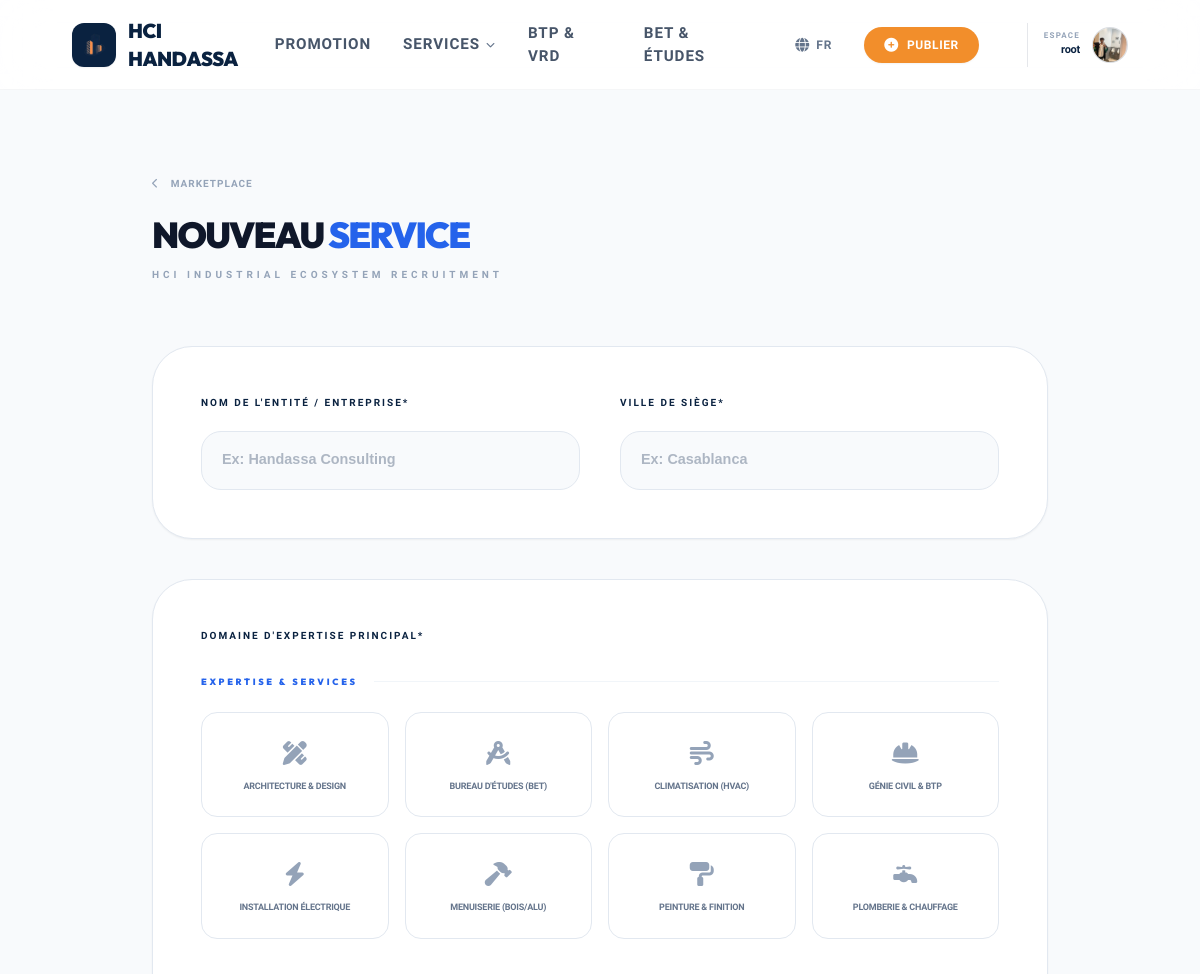
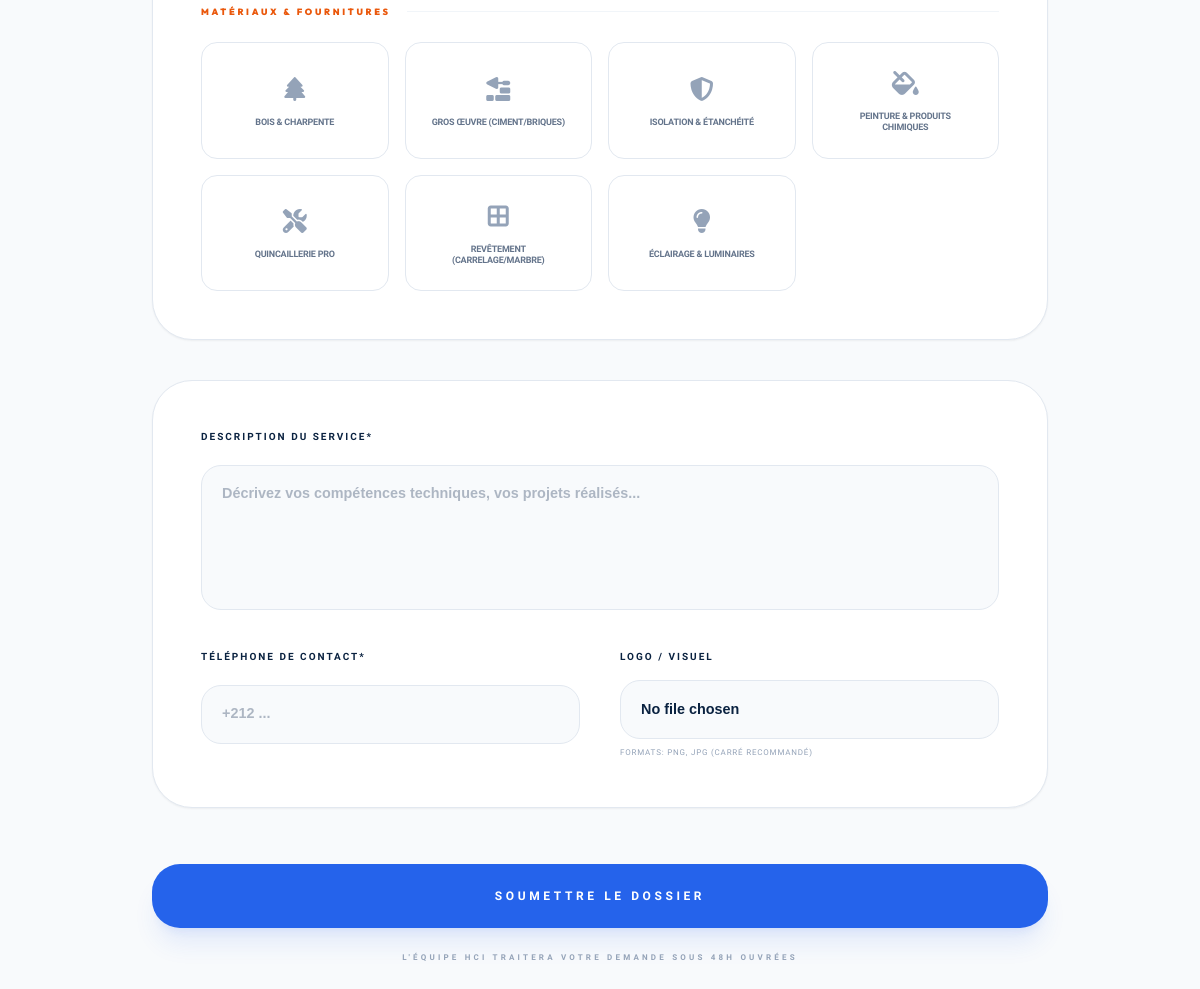
Screenshot of /fr/services/publier/ (signed in) with the database file from the repository (2 pictures, top to bottom).
### management/models.py (models this page shows, shortened)
class Profile(models.Model):
    user = models.OneToOneField(User, on_delete=models.CASCADE)
    is_approved_editor = models.BooleanField(default=False)
    phone_number = models.CharField(max_length=20, blank=True, verbose_name="Téléphone")
    image = models.ImageField(default='default.jpg', upload_to='profile_pics')
    bio = models.TextField(max_length=500, blank=True)
    user_type = models.CharField(max_length=20, choices=[
        ('client', 'Client'),
        ('partner', 'Partenaire HCI')
    ], default='client')

class Category(models.Model):
    SERVICE_TYPES = [
        ('prestataire', 'Prestataire (Expert/Artisan)'),
        ('matiere', 'Matière (Matériaux/Fournitures)'),
    ]
    name = models.CharField(max_length=100)
    type = models.CharField(max_length=20, choices=SERVICE_TYPES)
    icon_class = models.CharField(max_length=50, default="fa-solid fa-cube",
                                help_text="FontAwesome class (ex: fa-helmet-safety)")
    class Meta:
        verbose_name_plural = "Categories"

### management/views.py (the view, shortened to what this page needs)
# urls.py: path('services/publier/', views.create_service, name='create_service'),
@login_required(login_url='login') # Make sure 'login' matches your login URL name
def create_service(request):
    categories = Category.objects.all().order_by('type', 'name')
    context = {
        'categories': categories
    }
    categories = Category.objects.all().order_by('name')
    return render(request, 'management/services_form.html', context)

### management/templates/management/services_form.html (shortened to what this page needs)
{% extends "management/base.html" %}
{% load static %}
{% load i18n %}
{% block content %}
<div class="min-h-screen bg-slate-50 py-20 px-[6%]">
    <div class="max-w-4xl mx-auto">
        <div class="mb-16">
            <a href="{% url 'services_list' %}" class="text-[10px] font-black uppercase tracking-widest text-slate-400 hover:text-blue-600 transition-all mb-6 inline-block">
                <i class="fa-solid fa-chevron-left mr-2"></i> Marketplace
            </a>
            <h1 class="text-4xl font-black uppercase tracking-tighter text-slate-900">
                NOUVEAU <span class="text-blue-600">SERVICE</span>
            </h1>
            <p class="text-slate-400 text-[10px] font-bold uppercase tracking-[0.4em] mt-3">HCI Industrial Ecosystem Recruitment</p>
        </div>
        <form method="POST" enctype="multipart/form-data" class="space-y-10">
            <div class="bg-white border border-slate-200 p-8 md:p-12 rounded-[2.5rem] shadow-sm">
                <div class="grid grid-cols-1 md:grid-cols-2 gap-10">
                    <div class="space-y-2">
                        <label class="hci-label">Nom de l'entité / Entreprise*</label>
                        <input type="text" name="name" placeholder="Ex: Handassa Consulting" class="hci-field" required>
                    </div>
                    <div class="space-y-2">
                        <label class="hci-label">Ville de siège*</label>
                        <input type="text" name="city" placeholder="Ex: Casablanca" class="hci-field" required>
                    </div>
                </div>
            </div>
            <div class="bg-white border border-slate-200 p-8 md:p-12 rounded-[2.5rem] shadow-sm">
                <label class="hci-label mb-8">Domaine d'expertise principal*</label>
                <div class="prestataire-section">
                    <h4 class="text-[9px] font-black text-blue-600 uppercase tracking-[0.3em] mb-6 flex items-center gap-4">
                        <span>Expertise & Services</span>
                        <div class="h-[1px] flex-1 bg-slate-100"></div>
                    </h4>
                    <div class="grid grid-cols-2 sm:grid-cols-3 lg:grid-cols-4 gap-4 mb-10">
                        {% for cat in categories %}
                            {% if cat.type == 'prestataire' %}
                            <label class="relative cursor-pointer group">
                                <div class="category-card rounded-2xl p-6 text-center h-full flex flex-col items-center justify-center border border-slate-200">
                                    <i class="{{ cat.icon_class }} text-2xl mb-3 text-slate-400 group-hover:text-blue-600 transition-colors"></i>
                                    <span class="text-[9px] font-black uppercase tracking-tight text-slate-500 leading-tight">{{ cat.name }}</span>
                                </div>
                            </label>
                            {% endif %}
                        {% endfor %}
                    </div>
                </div>
                <div class="matiere-section">
                    <h4 class="text-[9px] font-black text-orange-600 uppercase tracking-[0.3em] mb-6 flex items-center gap-4">
                        <span>Matériaux & Fournitures</span>
                        <div class="h-[1px] flex-1 bg-slate-100"></div>
                    </h4>
                    <div class="grid grid-cols-2 sm:grid-cols-3 lg:grid-cols-4 gap-4">
                        {% for cat in categories %}
                            {% if cat.type == 'matiere' %}
                            <label class="relative cursor-pointer group">
                                <div class="category-card rounded-2xl p-6 text-center h-full flex flex-col items-center justify-center border border-slate-200">
                                    <i class="{{ cat.icon_class }} text-2xl mb-3 text-slate-400 group-hover:text-orange-600 transition-colors"></i>
                                    <span class="text-[9px] font-black uppercase tracking-tight text-slate-500 leading-tight">{{ cat.name }}</span>
                                </div>
                            </label>
                            {% endif %}
                        {% endfor %}
                    </div>
                </div>
            </div>
            <div class="bg-white border border-slate-200 p-8 md:p-12 rounded-[2.5rem] shadow-sm space-y-8">
                <div class="space-y-2">
                    <label class="hci-label">Description du Service*</label>
                    <textarea name="description" rows="5" placeholder="Décrivez vos compétences techniques, vos projets réalisés..." class="hci-field resize-none" required></textarea>
                </div>
                <div class="grid grid-cols-1 md:grid-cols-2 gap-10">
                    <div class="space-y-2">
                        <label class="hci-label">Téléphone de contact*</label>
                        <input type="text" name="phone" placeholder="+212 ..." class="hci-field" required>
                    </div>
                    <div class="space-y-4">
                        <label class="hci-label">Logo / Visuel</label>
                        <div class="flex items-center gap-6">
                            <div class="flex-1">
                                <input type="file" name="logo" id="logo-id" class="hci-field file:hidden cursor-pointer" onchange="previewImage(this)">
                                <p class="text-[8px] text-slate-400 uppercase mt-2 tracking-widest">Formats: PNG, JPG (Carré recommandé)</p>
                            </div>
                        </div>
                    </div>
                </div>
            </div>
            <div class="pt-4">
                <button type="submit" class="w-full bg-blue-600 text-white font-black py-6 rounded-[1.75rem] uppercase tracking-[0.3em] text-xs hover:bg-slate-900 transition-all shadow-xl shadow-blue-600/10 active:scale-[0.99]">
                    Soumettre le dossier
                </button>
                <p class="text-center text-[8px] text-slate-400 uppercase mt-6 font-bold tracking-[0.4em]">L'équipe HCI traitera votre demande sous 48h ouvrées</p>
            </div>
        </form>
    </div>
</div>
{% endblock %}

### management/templates/management/base.html (shortened to what this page needs)
{% load i18n %}
{% load static %}
<!DOCTYPE html>
{% get_current_language as LANGUAGE_CODE %}
<html lang="{{ LANGUAGE_CODE|default:'fr' }}" dir="{% if LANGUAGE_CODE == 'ar' %}rtl{% else %}ltr{% endif %}" class="scroll-smooth">
<head>
    <script src="https://cdn.tailwindcss.com"></script>
    <link rel="stylesheet" href="https://cdnjs.cloudflare.com/ajax/libs/font-awesome/6.4.0/css/all.min.css">
</head>
<body>
    <nav class="topbar" id="navbar">
        <div class="flex items-center gap-4">
            <a href="{% url 'home' %}" class="flex items-center gap-3 group">
                <div class="w-11 h-11 bg-[#0A2240] flex items-center justify-center rounded-xl p-2 transition-transform duration-300 group-hover:scale-105 shadow-sm">
                    <img src="{% static 'img/logo.png' %}" class="w-full h-full object-contain" alt="HCI">
                </div>
                <span class="brand-font font-black text-xl tracking-tight uppercase text-[#0A2240]">HCI Handassa</span>
            </a>
        </div>
        <div class="hidden lg:flex gap-8 items-center">
            <a href="{% url 'home' %}#promotion" class="nav-item-text">{% trans "Promotion" %}</a>
            <div class="relative group h-full flex items-center">
                <button class="nav-item-text flex items-center gap-1.5 focus:outline-none">
                    <span>{% trans "Services" %}</span>
                    <i class="fa-solid fa-chevron-down text-[9px] group-hover:rotate-180 transition-transform duration-300 text-[#64748B]"></i>
                </button>
            </div>
            <a href="{% url 'home' %}#construction" class="nav-item-text">{% trans "BTP & VRD" %}</a>
            <a href="{% url 'home' %}#expert" class="nav-item-text">{% trans "BET & Études" %}</a>
            <div class="relative group h-full flex items-center ml-2">
                <button class="nav-item-text flex items-center gap-1.5 focus:outline-none text-[#64748B]">
                    <i class="fa-solid fa-globe text-[14px]"></i>
                    <span class="text-xs font-bold">{{ LANGUAGE_CODE|upper }}</span>
                </button>
            </div>
            {% if user.is_authenticated %}
                <a href="{% url 'publier_annonce' %}" class="bg-[#F28E2B] text-white px-5 py-2 rounded-full hover:bg-[#d97d20] hover:shadow-lg transition-all font-bold text-xs uppercase tracking-wider flex items-center gap-2 shadow-sm">
                    <i class="fa-solid fa-plus-circle text-sm"></i> {% trans "Publier" %}
                </a>
                <div class="flex items-center gap-3 ml-4 pl-4 border-l border-[#0A2240]/8 relative group cursor-pointer py-1">
                    <div class="flex flex-col items-end">
                        <span class="text-[8px] text-slate-400 uppercase tracking-[0.15em] font-black">{% trans "Espace" %}</span>
                        <span class="text-[11px] text-[#0A2240] font-bold tracking-tight lowercase">{{ user.username }}</span>
                    </div>
                    <div class="w-9 h-9 rounded-full bg-[#0A2240]/5 border border-[#0A2240]/10 flex items-center justify-center hover:border-[#F28E2B] transition-all overflow-hidden">
                        {% if user.profile.image %}
                            <img src="{{ user.profile.image.url }}" class="w-full h-full object-cover">
                        {% else %}
                            <i class="fa-solid fa-user text-sm text-[#0A2240]"></i>
                        {% endif %}
                    </div>
                </div>
            {% else %}
                <a href="{% url 'signup' %}" class="bg-[#0A2240] text-white px-5 py-2.5 rounded-full pulse-btn hover:bg-[#13335c] transition-all font-bold text-xs uppercase tracking-wider shadow-md">
                    <i class="fa-solid fa-circle-user text-sm text-[#F28E2B]"></i> {% trans "Espace Membre" %}
                </a>
            {% endif %}
        </div>
    </nav>
    <div class="flex-grow pt-[90px]">
        {% block content %}{% endblock %}
    </div>
</body>
</html>

### management/templates/management/base.html (style rules this page uses)
:root { --logo-blue: #0A2240; --logo-orange: #F28E2B; --text-dark: #1E293B; --text-muted: #64748B; --light-bg: #FAFAFC; }
body { font-family: 'Plus Jakarta Sans', sans-serif; background-color: var(--light-bg); color: var(--text-dark); overflow-x: hidden; min-height: 100vh; display: flex; flex-direction: column; }
h1, h2, h3, h4, h5, h6, .brand-font { font-family: 'Outfit', sans-serif; color: var(--logo-blue); }
.topbar { position: fixed; top: 0; left: 0; right: 0; height: 90px; display: flex; align-items: center; justify-content: space-between; padding: 0 6%; z-index: 1000; background: rgba(255, 255, 255, 0.85); backdrop-filter: blur(24px); -webkit-backdrop-filter: blur(24px); border-bottom: 1px solid rgba(10, 34, 64, 0.04); transition: all 0.4s cubic-bezier(0.4, 0, 0.2, 1); }
.nav-item-text { font-size: 0.95rem; font-weight: 600; text-transform: uppercase; letter-spacing: 0.06em; color: #475569; transition: color 0.3s ease; }

### management/templates/management/services_form.html (style rules this page uses)
:root { --architect-blue: #0052B4; --architect-navy: #0A2240; --architect-slate: #64748B; --architect-bg: #F8FAFC; --architect-border: #E2E8F0; --architect-orange: #FF6B00; }
.hci-label { font-size: 10px; text-transform: uppercase; font-weight: 800; letter-spacing: 0.20em; color: var(--architect-navy); margin-bottom: 0.8rem; display: block; }
.hci-field { width: 100%; box-sizing: border-box; background: #F8FAFC; border: 1px solid var(--architect-border); border-radius: 1.25rem; padding: 1.1rem 1.25rem; font-size: 0.9rem; font-family: 'DM Sans', sans-serif; font-weight: 600; color: var(--architect-navy); transition: all 0.3s cubic-bezier(0.16, 1, 0.3, 1); outline: none; }
.hci-field::placeholder { color: var(--architect-slate); opacity: 0.5; }
.category-card { background: #FFFFFF; border: 1px solid var(--architect-border); transition: all 0.3s cubic-bezier(0.16, 1, 0.3, 1); }

### rows the page displays
Category: name "ARCHITECTURE & DESIGN"
Category: name "BUREAU D'ÉTUDES (BET)"
Category: name "CLIMATISATION (HVAC)"
Category: name "GÉNIE CIVIL & BTP"
Category: name "INSTALLATION ÉLECTRIQUE"
Category: name "MENUISERIE (BOIS/ALU)"
Category: name "PEINTURE & FINITION"
Category: name "PLOMBERIE & CHAUFFAGE"
Category: name "BOIS & CHARPENTE"
Category: name "GROS ŒUVRE (CIMENT/BRIQUES)"
Category: name "ISOLATION & ÉTANCHÉITÉ"
Category: name "PEINTURE & PRODUITS CHIMIQUES"
Category: name "QUINCAILLERIE PRO"
Category: name "REVÊTEMENT (CARRELAGE/MARBRE)"
Category: name "ÉCLAIRAGE & LUMINAIRES"

### other values shown
{{ LANGUAGE_CODE|upper }} "FR"
{{ user.username }} "root"
